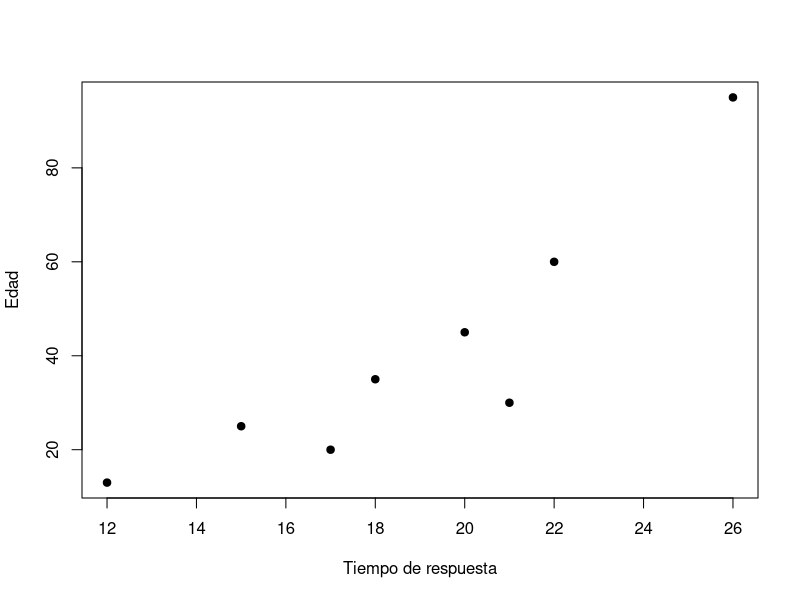
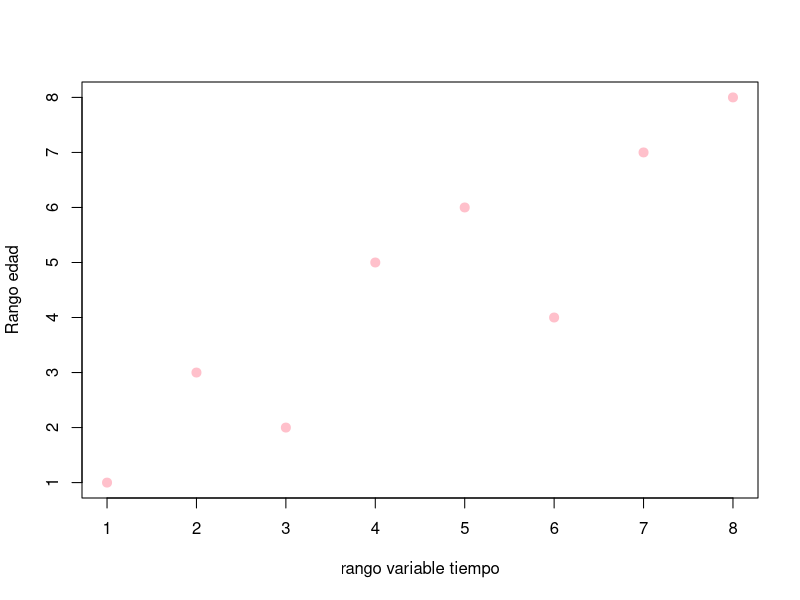
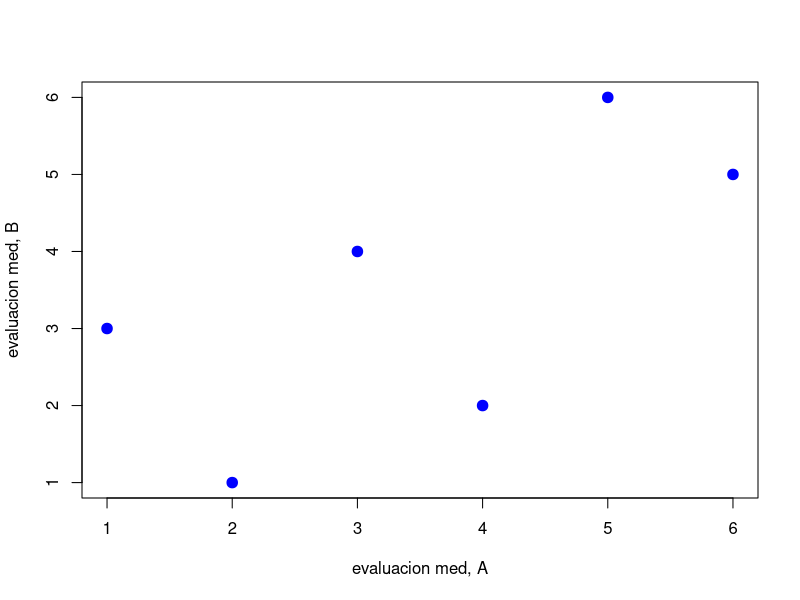

Source code (R) for these figures, in order:
resp <- data.frame(
  tiempo = c(12, 15, 17, 18, 20, 21, 22, 26),
  edad = c(13, 25, 20, 35, 45, 30, 60, 95)
)
resp

plot( resp$tiempo, resp$edad,
     C0L = "black",
     pch = 19,
     xlab = "Tiempo de respuesta" ,
     ylab = "Edad" )

resp$Rango_Tiempo <- rank(resp$tiempo, ties.method = "first")
resp

# crear nuevas columnas con los rangos (1 a 8)
resp$Rango_Tiempo <- rank(resp$tiempo, ties.method = "first")
resp$Rango_Edad <- rank(resp$edad, ties.method = "first")

# ver resultado
resp

plot(resp$Rango_Tiempo, resp$Rango_Edad,
     col = "pink", # color de datos
     pch = 19, # cambia la forma del simbolo
     cex = 1.2, # modifica el tamaño del simbolo
     xlab = "rango variable tiempo", # eje X
     ylab = "Rango edad" # Eje Y
     )

cor.test(resp$Rango_Tiempo, resp$Rango_Edad, method = "spearman")

# Tau de kendall
tau <- data.frame(
  A = c(1,2,3,4,5,6),
  B = c(3,1,4,2,6,5)
)
cor.test(tau$A, tau$B, method = "kendall")

plot(tau$A, tau$B, 
     col = "blue", # color de datos
     pch = 19, # cambia forma del simbolo
     cex = 1.4, # modifica el tamaño del simbolo
     xlab = "evaluacion med, A", #Eje X 
     ylab = "evaluacion med, B" # Eje Y
)
